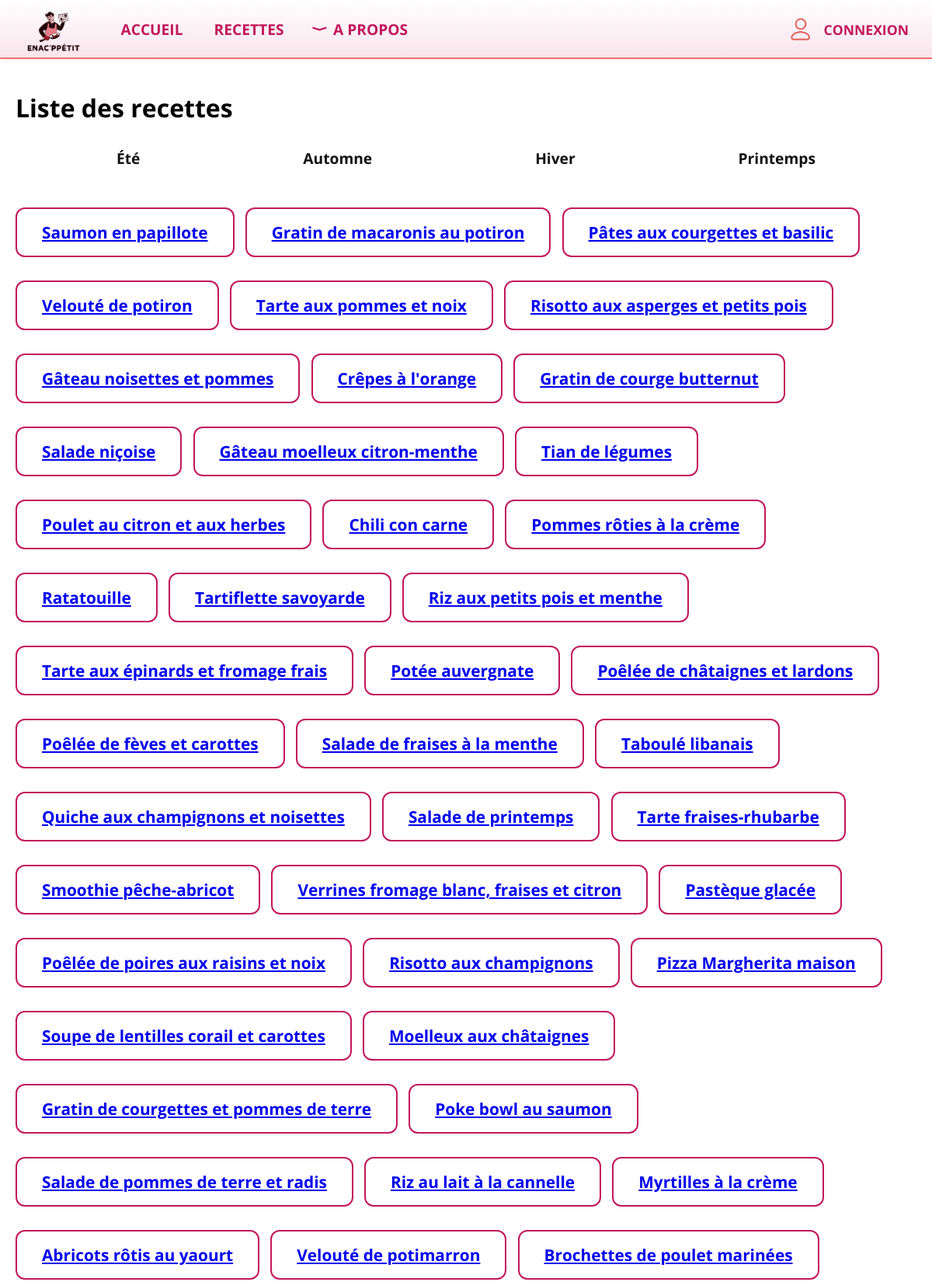
/recettes (upper part), run on the app's committed database.
### tables this page shows
CREATE TABLE Recette (
    Recette_id INTEGER PRIMARY KEY,
    Title TEXT,
    Preptime INTEGER,
    Cooktime INTEGER,
    Category TEXT,
    Saison TEXT,
    Description TEXT,
    Servings INTEGER,
    Image TEXT
);

### app.py (the view)
@app.route('/recettes') #route des recettes
def recettes():
    recipes = get_recipes()
    return render_template('recettes.html', recipes=recipes)

### app.py (called while the page is built)
def get_recipes(): #recette
    conn = sqlite3.connect('BDD.db')
    conn.row_factory = sqlite3.Row
    recipes = conn.execute('SELECT * FROM Recette').fetchall()
    conn.close()
    return recipes

### templates/recettes.html
{% extends "base.html" %}
{% block content %}
    <h1>Liste des recettes</h1>
    <div class="saisons-links">
        <a href="{{ url_for('ete') }}">Été</a>
        <a href="{{ url_for('automne') }}">Automne</a>
        <a href="{{ url_for('hiver') }}">Hiver</a>
        <a href="{{ url_for('printemps') }}">Printemps</a>
    </div>
   {% set noms_vus = [] %}
{% for recette in recipes %}
    {% if recette['title'] not in noms_vus %}
        <div class="encadre-nom-recette">
            <a href="{{ url_for('recette', recipe_id=recette['Recette_id']) }}" class="lien-recette-nom">
                {{ recette['title'] }}
            </a>
        </div>
        {% set _ = noms_vus.append(recette['title']) %}
    {% endif %}
{% endfor %}
{% endblock %}

### static/style.css (style rules this page uses)
body { overflow-x: hidden; background: #fff; margin: 0; padding: 0; font-family: 'Open Sans', Arial, sans-serif; }
html { box-sizing: border-box; width: 100vw; overflow-x: hidden; }
*, *::before, *::after { box-sizing: inherit; }
.saisons-links { display: flex; justify-content: space-between; width: 100%; max-width: 900px; margin: 30px auto; }
.saisons-links a { font-weight: bold; color: #111; text-decoration: none; font-size: 1.2em; }
.encadre-nom-recette { background: #fff; border: 2px solid #c2185b; border-radius: 12px; padding: 16px 32px; font-size: 1.3em; font-weight: bold; display: inline-block; margin: 20px 10px 10px 0; }

### data on the page
Recette: title "Saumon en papillote"
Recette: title "Gratin de macaronis au potiron"
Recette: title "Pâtes aux courgettes et basilic"
Recette: title "Velouté de potiron"
Recette: title "Tarte aux pommes et noix"
Recette: title "Risotto aux asperges et petits pois"
Recette: title "Gâteau noisettes et pommes"
Recette: title "Crêpes à l'orange"
Recette: title "Gratin de courge butternut"
Recette: title "Salade niçoise"
Recette: title "Gâteau moelleux citron-menthe"
Recette: title "Tian de légumes"
Recette: title "Poulet au citron et aux herbes"
Recette: title "Chili con carne"
Recette: title "Pommes rôties à la crème"
Recette: title "Ratatouille"
Recette: title "Tartiflette savoyarde"
Recette: title "Riz aux petits pois et menthe"
Recette: title "Tarte aux épinards et fromage frais"
Recette: title "Potée auvergnate"
Recette: title "Poêlée de châtaignes et lardons"
Recette: title "Poêlée de fèves et carottes"
Recette: title "Salade de fraises à la menthe"
Recette: title "Taboulé libanais"
Recette: title "Quiche aux champignons et noisettes"
Recette: title "Salade de printemps"
Recette: title "Tarte fraises-rhubarbe"
Recette: title "Smoothie pêche-abricot"
Recette: title "Verrines fromage blanc, fraises et citron"
Recette: title "Pastèque glacée"
Recette: title "Poêlée de poires aux raisins et noix"
Recette: title "Risotto aux champignons"
Recette: title "Pizza Margherita maison"
Recette: title "Soupe de lentilles corail et carottes"
Recette: title "Moelleux aux châtaignes"
Recette: title "Gratin de courgettes et pommes de terre"
Recette: title "Poke bowl au saumon"
Recette: title "Salade de pommes de terre et radis"
Recette: title "Riz au lait à la cannelle"
Recette: title "Myrtilles à la crème"
Recette: title "Abricots rôtis au yaourt"
Recette: title "Velouté de potimarron"
Recette: title "Brochettes de poulet marinées"
